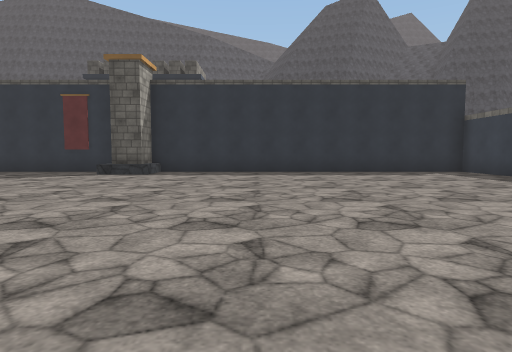
view 1 (above)

18 first-person views from a walk through a Unity game level. The camera is 1.2 m above the floor, tilts 4° down and sees 75° across. The floor is counted in squares, 2 m on a side. Each view is taken from the middle of a square. On the plan, view 1 faces up. The plan holds only what a view shows up to about 10 squares ahead; the rest is blank. The place goes on beyond the plan. The player is left out. Surface patterns are stand-ins for the level's own textures.

view 2
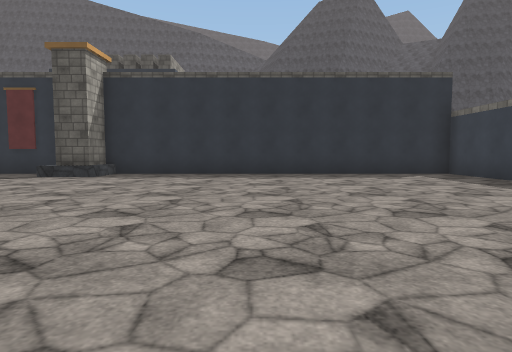

view 3
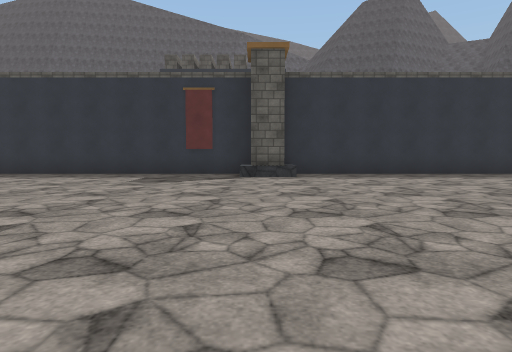

view 4
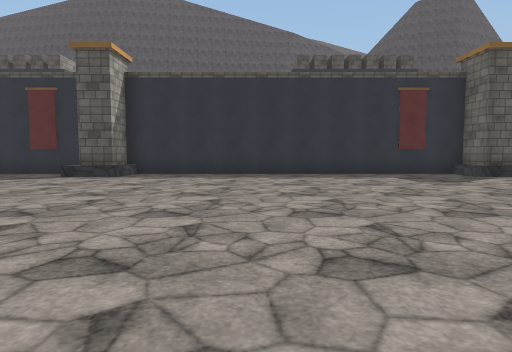

view 5
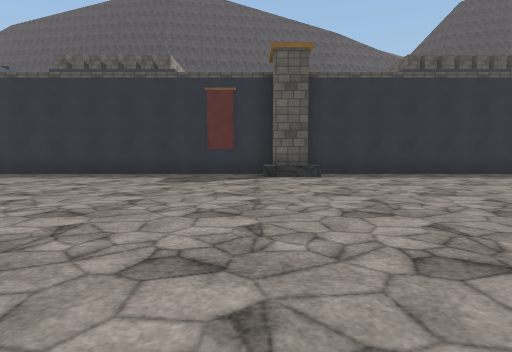

view 6
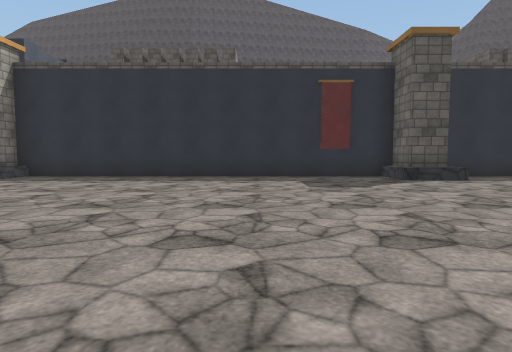

view 7
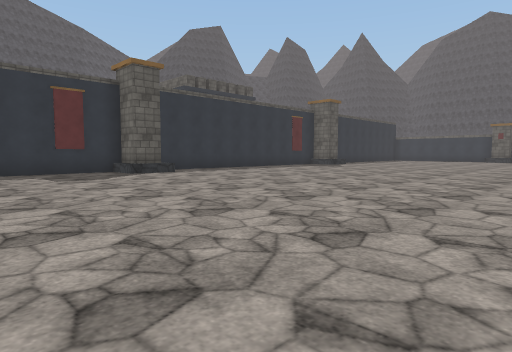

view 8
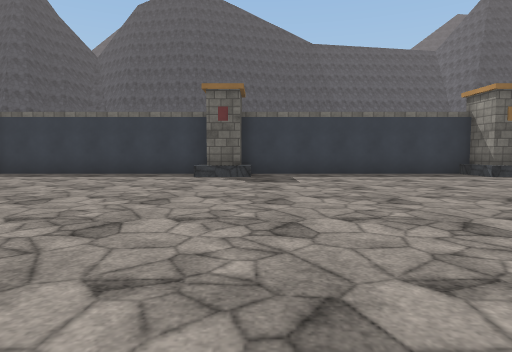

view 9
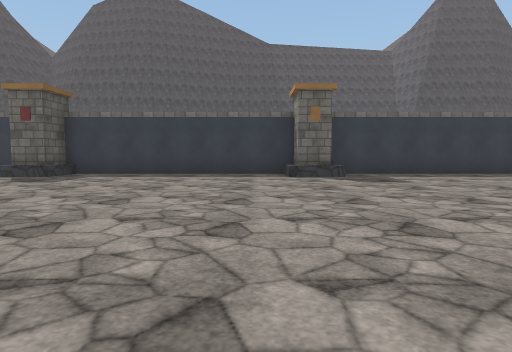

view 10
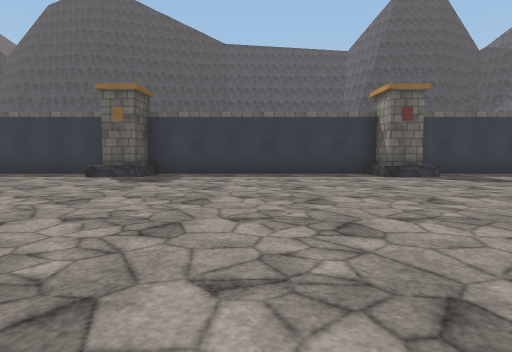

view 11
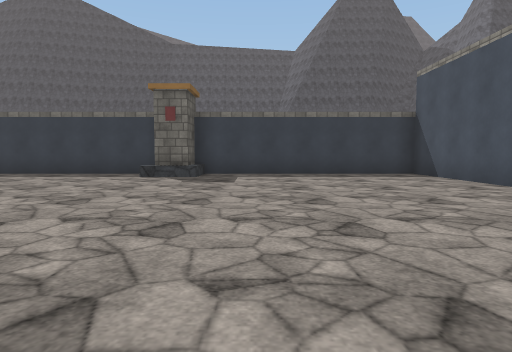

view 12
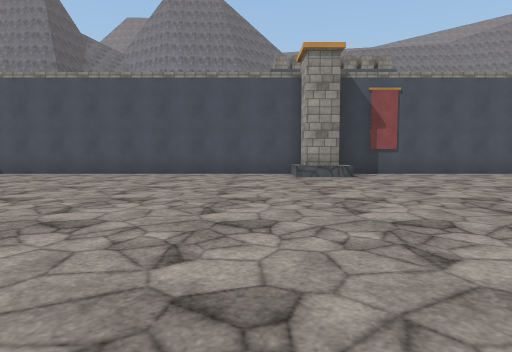

view 13
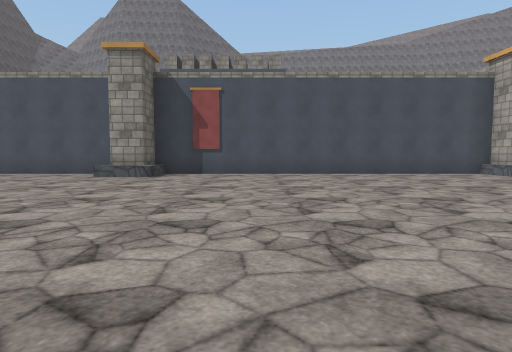

view 14
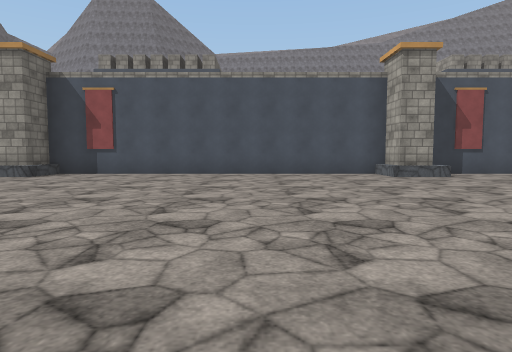

view 15
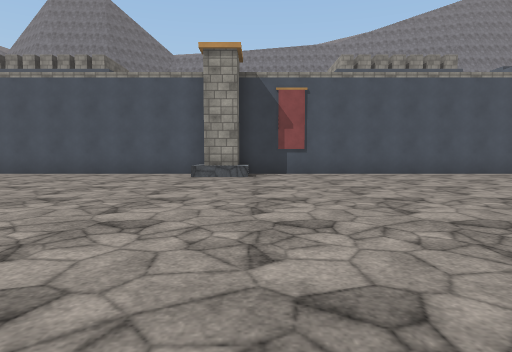

view 16
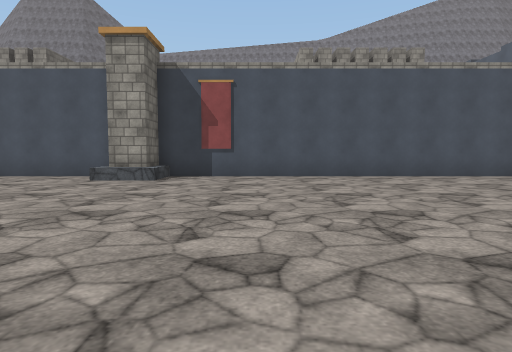

view 17
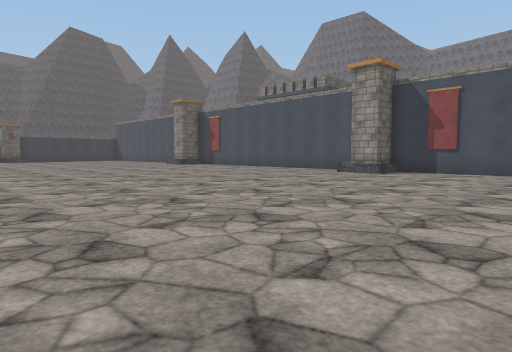

view 18
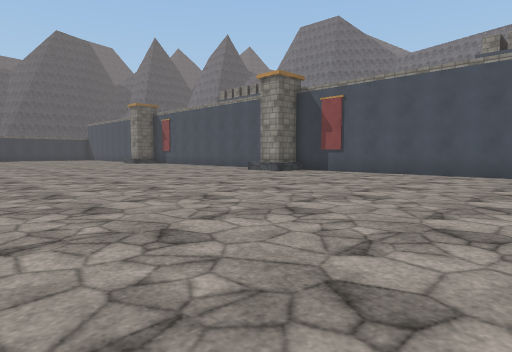

### Floor plan
Points are (right, up) in squares from view 1. A wall is a line through its corners. A room is listed if a view was taken in it or the views show most of it. See-through windows are left out.
Room 1 (views 1, 2, 3, 4, 5, 6, 7, 8, 9, 10, 11, 12, 13, 14, 15, 16, 17, 18)
walls: (6.5, 4.4) (6.5, 10.5) (-3.3, 10.5) (-3.3, 9.5) (-4.1, 9.5) (-4.1, 10.5) (-13.7, 10.5) (-13.7, 9.5) (-14.5, 9.5) (-14.5, 10.5) (-22.5, 10.5); (-22.5, -17.5) (-14.5, -17.5) (-14.5, -16.5) (-13.7, -16.5) (-13.7, -17.5) (-4.1, -17.5) (-4.1, -16.5) (-3.3, -16.5) (-3.3, -17.5) (6.5, -17.5) (6.5, -11.3) (5.5, -11.3) (5.5, -10.4) (6.5, -10.4) (6.5, -3.9) (5.5, -3.9) (5.5, -3.1) (6.5, -3.1) (6.5, 3.4) (5.5, 3.4) (5.5, 4.2)
low walls: (5.5, -2.8) (6.5, -2.8); (6.4, -4.2) (5.5, -4.2)

Positions as (right, up) in squares from view 1, and headings:
1: (0, 0), facing up
2: (1, 1), facing up
3: (-4, 1), facing up
4: (-10, 1), facing up
5: (-15, 1), facing up
6: (-18, 2), facing up
7: (-19, 0), facing up-right
8: (-3, 3), facing right
9: (-3, -2), facing right
10: (-3, -7), facing right
11: (-3, -13), facing right
12: (-2, -8), facing down
13: (-7, -8), facing down
14: (-10, -8), facing down
15: (-15, -8), facing down
16: (-17, -9), facing down
17: (-19, -7), facing down-right
18: (-22, -8), facing down-right
